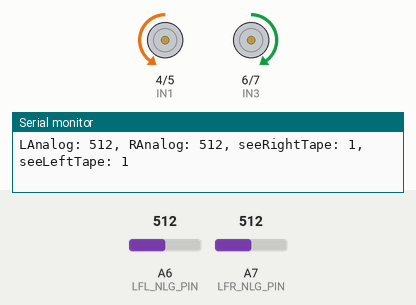
This program was run on a simulated Arduino Nano, built with avr-gcc and run on an emulated ATmega328P. Shown: motor-driver pin pairs drawn as motors (green arrow = first pin HIGH = forward, orange = second pin HIGH = backward, longer = more drive, scaled by the enable pin), the last lines printed to the serial monitor. The test bench sets the inputs (shaded band); at power-on: A6 (LFL_NLG_PIN) = 512, A7 (LFR_NLG_PIN) = 512.

Above: at 1.2 s.
1.3 s: A6 (LFL_NLG_PIN) set to 216
2.8 s: A6 (LFL_NLG_PIN) set to 186
At 3.2 s:
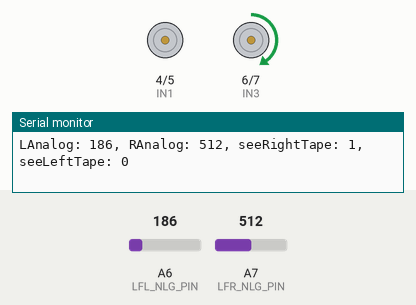
4.3 s: A7 (LFR_NLG_PIN) set to 218
5.8 s: A7 (LFR_NLG_PIN) set to 186
At 8.5 s:
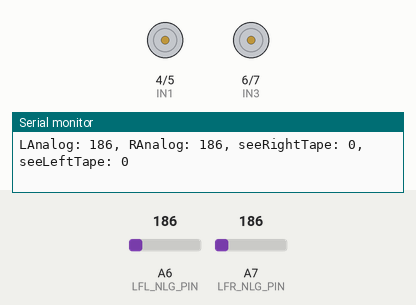
8.8 s: A6 (LFL_NLG_PIN) set to 210
At 11.0 s:
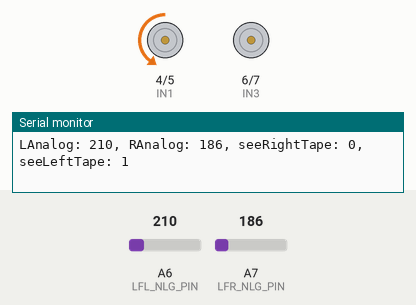
11.3 s: A6 (LFL_NLG_PIN) set to 190
At 13.9 s:
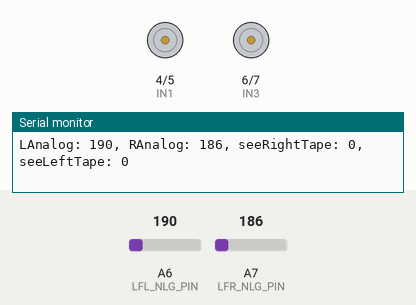
Timing chart, 0 to 15.3 s (numbered marks = the images above; inputs shaded):
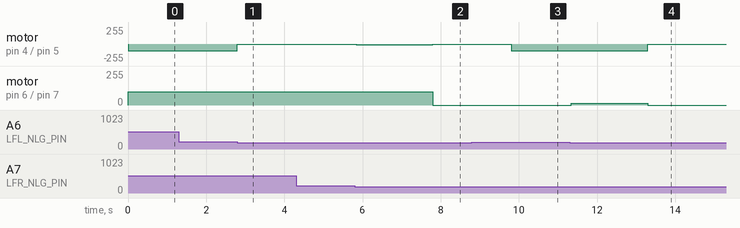

Measured:
- the behaviour switches between 201 and 200 on A6 (LFL_NLG_PIN) (found by bisection; images 0 and 1)
- the behaviour switches between 201 and 200 on A7 (LFR_NLG_PIN) (found by bisection; images 1 and 2)
- after the input at 2.8 s, motor on pin 4 (IN1) / pin 5 (IN2): backward 100/255 → stopped at once
- after the input at 5.8 s, motor on pin 4 (IN1) / pin 5 (IN2): stopped → backward 13/255 at once, → stopped 2.0 s later; motor on pin 6 (IN3) / pin 7 (IN4): forward 100/255 → stopped after 2.0 s
- after the input at 8.8 s, motor on pin 4 (IN1) / pin 5 (IN2): stopped → backward 100/255 after 1.0 s
- after the input at 11.3 s, motor on pin 4 (IN1) / pin 5 (IN2): backward 100/255 → stopped after 2.0 s; motor on pin 6 (IN3) / pin 7 (IN4): stopped → forward 12/255 at once, → stopped 2.0 s later

The program:

main.cpp
```cpp
#include <Arduino.h>
#include <Adafruit_MPU6050.h>

// Line following sensor GND -> Arduino GND
// Line Following Sensor Vin -> Arduino 5V

// we use analog rather than the digital tuning with trimpots, it is easier for us but it can be done that way
// line follow left analog pin
#define LFL_NLG_PIN A6
#define LFL_DIG_PIN 3

#define LFR_NLG_PIN A7
#define LFR_DIG_PIN 2

// direction control pins
#define IN1 4
#define IN2 5
#define IN3 6
#define IN4 7

// needs PWM pins
#define EN1_PIN 9
#define EN2_PIN 10

// MPU 6050 sensor wiring
#define ACL_SDA_PIN A5
#define ACL_SCL_PIN A4

/**
 * System -
 *   OS:  [Linux Mint 22.1 x86 Cinnamon]
 *   IDE: [CLion + PlatformIO]
 * Author: Zain Ali
 *
 * APS ReadySetStem LineFollowing Car Examples
 * Line Following Car Kit
 * Follows a tape line
 * Docs + links:
 * http://handsontec.com/dataspecs/L298N%20Motor%20Driver.pdf
 * https://www.st.com/resource/en/datasheet/l298.pdf
 *
 * https://www.invensense.com/wp-content/uploads/2015/02/MPU-6000-Datasheet1.pdf
 * https://lastminuteengineers.com/mpu6050-accel-gyro-arduino-tutorial/
 * ^^ grab MPU6050 images from ^^, it explains MEMS devices very well
 *
 * MAZE SOLN would look similar, follow the left edge/tape barrier
 * build and populate a map datastructure and run through the whole thing, prebuild a map to run through
 * we could explore Dijkstra, A*, random Mouse, left/right hand rules, deadend filling, negative potential field, Machine learning algorithms
 * and have the kids decide and build their own algorithms with it
 *
 * adding encoders/an accelerometer would let me add PID control and odometry, which would make real maze solutions actually possible
 *
 * fill up the class a bit with trying different things in the classroom to see what would make a good map
 *
*/

// PROGRAM CTRL SHI

#define TAPE_FLOOR_THRESH 200 // 150 for paper value for when an analog signal is considered tape
#define SPD 100 // PWM 0 - 255
#define INTERVAL_OF_STOP 2000 // amount of time to be not seeing tape before robot decides to stop
#define INTERVAL_OF_STOP_ABRUPT 5000
// day 1 + day 2 code

void forward() {
	analogWrite(EN1_PIN, SPD);
	analogWrite(EN2_PIN, SPD);

	digitalWrite(IN1, LOW);
	digitalWrite(IN2, HIGH);
	digitalWrite(IN3, HIGH);
	digitalWrite(IN4, LOW);
	// Serial.println("forward");
}

void turnRight() {
	analogWrite(EN1_PIN, SPD);
	analogWrite(EN2_PIN, SPD);

	digitalWrite(IN1, LOW);
	digitalWrite(IN2, LOW);
	digitalWrite(IN3, HIGH);
	digitalWrite(IN4, LOW);
	// Serial.println("turnRight");
}

void turnLeft() {
	analogWrite(EN1_PIN, SPD);
	analogWrite(EN2_PIN, SPD);

	digitalWrite(IN1, LOW);
	digitalWrite(IN2, HIGH);
	digitalWrite(IN3, LOW);
	digitalWrite(IN4, LOW);

	// Serial.println("turnLeft");
}

void stop() {
	analogWrite(EN1_PIN, 0);
	analogWrite(EN2_PIN, 0);

	digitalWrite(IN1, LOW);
	digitalWrite(IN2, LOW);
	digitalWrite(IN3, LOW);
	digitalWrite(IN4, LOW);
	// Serial.println("stop");
}

void stopMotors() {

}

void setup() {

	pinMode(LFL_DIG_PIN, INPUT);
	pinMode(LFR_DIG_PIN, INPUT);

	pinMode(IN1, OUTPUT);
	pinMode(IN2, OUTPUT);
	pinMode(IN3, OUTPUT);
	pinMode(IN4, OUTPUT);

	Serial.begin(115200);

	while (!Serial);

	analogWrite(EN1_PIN, SPD);
	analogWrite(EN2_PIN, SPD);

	Serial.println("Ready");

}

void loop() {
	/** Day 1:
	 * connecting all the wires (not the MPU 6050), reading all the sensors, spinning the motors once or twice, going forward/backwards
	 * left/right is 1 when over tape 0 when not
	 * TAPE_FLOOR_THRESH is something that has to be tuned by the kids every single class, things like heat, color and material effects the
	 * IR sensor in a light spectrum we cannot see, black tape and black table might look very different to IR sensor
	 * but can then look the same when heated with your hand

	 * the > or < sign also changes depending on if the floor is darker or lighter IR than the tape in class
	 * > for black ink path on white printer paper
	 */

	int leftAnalog = analogRead(LFL_NLG_PIN);
	int rightAnalog = analogRead(LFR_NLG_PIN);

	bool leftSeeTape = leftAnalog > TAPE_FLOOR_THRESH;
	bool rightSeeTape = rightAnalog > TAPE_FLOOR_THRESH;

	static unsigned long lastPrint = 0;

	// print once a second, serial takes forever otherwise
	// DEBUG STATEMENTS IF NEEDED

	if (millis() - lastPrint > 100) {
		lastPrint = millis();
		// Serial.print("left: ");
		// Serial.print(digitalRead(LFL_DIG_PIN));
		Serial.print("LAnalog: ");
		Serial.print(leftAnalog);

		// Serial.print("right: ");
		// Serial.print(digitalRead(LFR_DIG_PIN));
		Serial.print(", RAnalog: ");
		Serial.print(rightAnalog);

		Serial.print(", seeRightTape: ");
		Serial.print(rightSeeTape);
		Serial.print(", seeLeftTape: ");
		Serial.println(leftSeeTape);
	}

	/** Day 2: Bang Bang Line following logic
	 * a very basic program, to bounce on the inside/outside of tape (depending on how you setup the >< signs earlier)
	 *
	 * The first solution to inertia they will solve is to
	 * let the last command to persist for some # of time
	 * The robot has some static friction that stops us from moving slow
	 * When we move to fast inertia generally carries us over the line
	 * this is a hardware limitation we cannot currently fix
	 * we compensate for this by persisting the last instruction for some amount of time
	 * this way even when we don't see the line due to overshoot we can guess where it is
	 */

	static long lastRight = 0;
	static long lastLeft = 0;
	static long lastForward = 0;

	if (!leftSeeTape && !rightSeeTape) {

		forward();
		/**UNIT3 : Persistance with a reset*/

		// if the last instruction was to turn right (it passed over the left edge but overshot), let it persist for INTERVAL_OF_STOPED ms
		if ( lastRight > lastForward && lastRight > lastLeft && millis() - lastRight < INTERVAL_OF_STOP) {
			turnRight();

		} else if (lastLeft > lastForward && lastLeft > lastRight && millis() - lastLeft < INTERVAL_OF_STOP) {
			turnLeft();

		// if the line just ends abruptly ... turn right to hopefully find the line again, also give it more time to figure this out
		// go straight if the tape is smaller than
		} else if (millis() - lastForward < INTERVAL_OF_STOP_ABRUPT) {
			forward();

		// we stuck and can't see anything for a while just give up, ... loop will restart it after 2s in tape/flipped over
		} else {
			stop();
			// the delay allows some random amt of time before it goes off into the world
			delay(2000);
		}

		/** UNIT 3: ^^*/

	} else if (leftSeeTape && rightSeeTape) {
		forward();
		lastForward = millis();

	} else if (!leftSeeTape && rightSeeTape) {
		turnRight();
		lastRight = millis();

	} else if (leftSeeTape && !rightSeeTape) {
		turnLeft();
		lastLeft = millis();
	}
}
```
